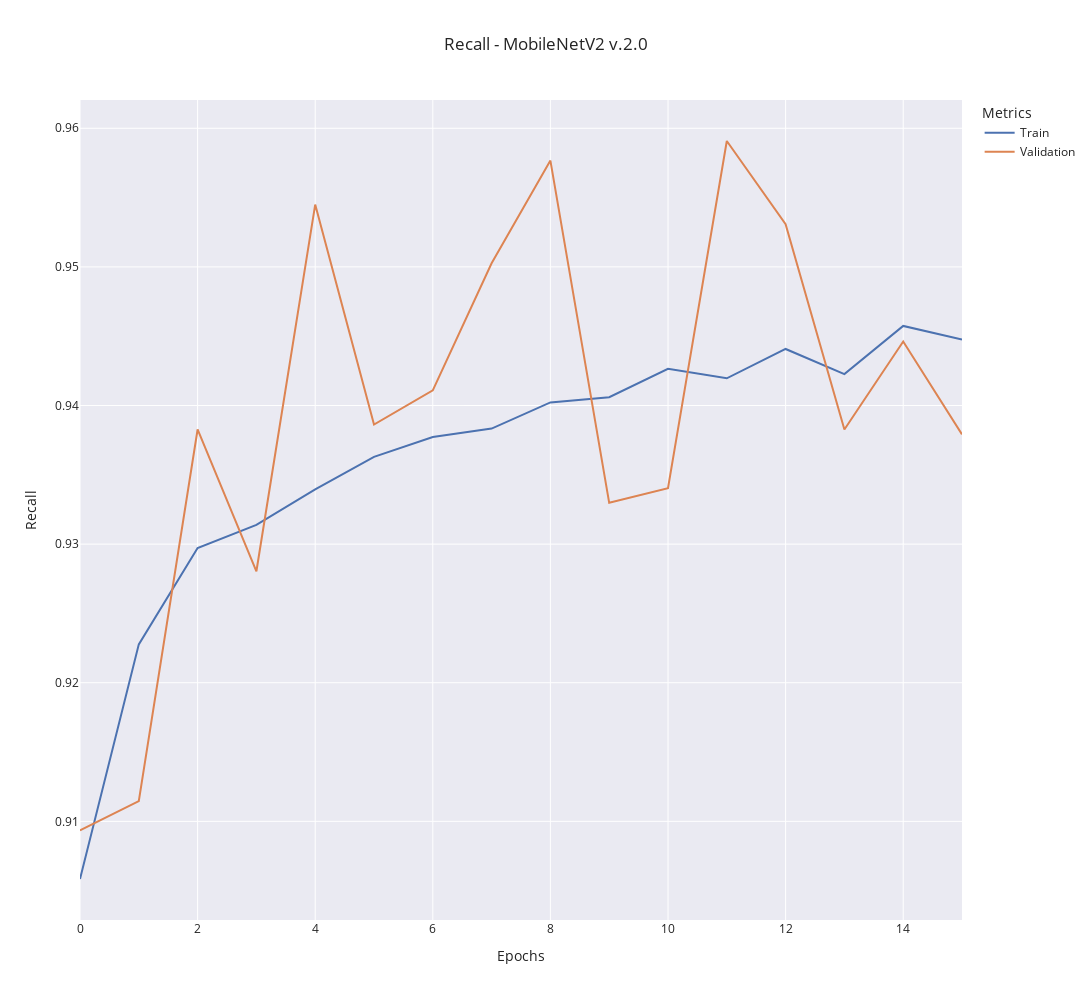

Here is the notebook cell this chart was saved with:
### Code cell
window_size = 0
train_data = (
    moving_average(train_metrics["recall"], window_size)
    if window_size != 0
    else train_metrics["recall"]
)
validation_data = (
    moving_average(validation_metrics["val_recall"], window_size)
    if window_size != 0
    else validation_metrics["val_recall"]
)

fig = go.Figure()

fig.add_trace(
    go.Scatter(
        y=train_data,
        x=np.arange(len(train_data)),
        mode="lines",
        name="Train",
    )
)

fig.add_trace(
    go.Scatter(
        y=validation_data,
        x=np.arange(len(validation_data)),
        mode="lines",
        name="Validation",
    )
)

fig.update_layout(
    title=f"Recall - {model_name} {version}",
    xaxis_title="Epochs",
    yaxis_title="Recall",
    legend_title="Metrics",
    template="seaborn",
    width=1200,
    height=1000,
)

fig.show()

### Figure 1 — Plotly figure (JSON) as saved in the notebook; plotly's stock layout.template omitted (floating-point values rounded to 4 significant figures)
{"data": [{"mode": "lines", "name": "Train", "type": "scatter", "x": [0, 1, 2, 3, 4, 5, 6, 7, 8, 9, 10, 11, 12, 13, 14, 15], "y": [0.9058, 0.9228, 0.9297, 0.9314, 0.934, 0.9363, 0.9377, 0.9383, 0.9402, 0.9406, 0.9426, 0.942, 0.9441, 0.9423, 0.9457, 0.9448]}, {"mode": "lines", "name": "Validation", "type": "scatter", "x": [0, 1, 2, 3, 4, 5, 6, 7, 8, 9, 10, 11, 12, 13, 14, 15], "y": [0.9093, 0.9115, 0.9383, 0.928, 0.9545, 0.9386, 0.9411, 0.9503, 0.9577, 0.933, 0.934, 0.9591, 0.9531, 0.9383, 0.9446, 0.9379]}], "layout": {"height": 1000, "legend": {"title": {"text": "Metrics"}}, "title": {"text": "Recall - MobileNetV2 v.2.0"}, "width": 1200, "xaxis": {"title": {"text": "Epochs"}}, "yaxis": {"title": {"text": "Recall"}}}}
